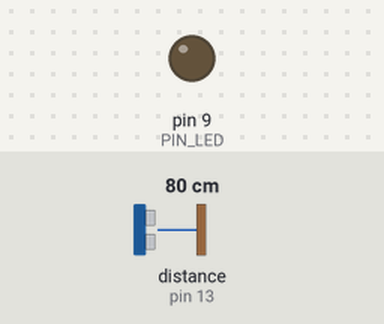
Bench run of a sketch on a simulated Arduino Uno, built with avr-gcc and run on an emulated ATmega328P. On the bench: output pins drawn as LEDs (lit = HIGH). Wiring (inferred from the names in the program): ultrasonic range finder: trigger pin 12; echo pin 13. The inputs (shaded band) are chosen by the test bench; at power-on: distance to the obstacle (sensor on pin 13) 80 cm. The echo pulse lasts 58.3 µs per cm; pins used as bus, display or sensor lines are not drawn; what the sketch prints to the serial monitor is not drawn.

Above: at 0.19 s.
Timing chart, 0 to 1.9 s (numbered marks = the images above):
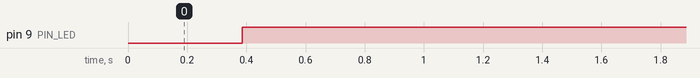

Measured:
- by itself, pin 9 (PIN_LED): LOW → HIGH at 0.39 s

The sketch:

09_example_1.ino
```cpp
// Arduino pin assignment
#define PIN_LED  9
#define PIN_TRIG 12
#define PIN_ECHO 13

// configurable parameters
#define SND_VEL 346.0     // sound velocity at 24 celsius degree (unit: m/sec)
#define INTERVAL 25       // sampling interval (unit: msec)
#define PULSE_DURATION 10 // ultra-sound Pulse Duration (unit: usec)
#define _DIST_MIN 100     // minimum distance to be measured (unit: mm)
#define _DIST_MAX 300     // maximum distance to be measured (unit: mm)

#define TIMEOUT ((INTERVAL / 2) * 1000.0) // maximum echo waiting time (unit: usec)
#define SCALE (0.001 * 0.5 * SND_VEL)     // coefficent to convert duration to distance

#define N_MEDIAN 30
#define _EMA_ALPHA 0.5

// global variables
unsigned long last_sampling_time;   // unit: msec
float dist_buffer[N_MEDIAN];
int buffer_index = 0;

float dist_ema=0;

void setup() {
  // initialize GPIO pins
  pinMode(PIN_LED,OUTPUT);
  pinMode(PIN_TRIG,OUTPUT);
  pinMode(PIN_ECHO,INPUT);
  digitalWrite(PIN_TRIG, LOW);

  // initialize serial port
  Serial.begin(57600);

  for (int i=0; i<N_MEDIAN; i++)
    dist_buffer[i] = _DIST_MAX;

  last_sampling_time = millis();
}

void loop() {
  float dist_raw, dist_median;

  // wait until next sampling time.
  // millis() returns the number of milliseconds since the program started.
  // will overflow after 50 days.
  if (millis() < last_sampling_time + INTERVAL)
    return;

  // get a distance reading from the USS
  dist_raw = USS_measure(PIN_TRIG,PIN_ECHO);

  dist_ema = _EMA_ALPHA * dist_raw + (1.0 - _EMA_ALPHA) * dist_ema;

  dist_buffer[buffer_index] = dist_raw;
  buffer_index = (buffer_index + 1) % N_MEDIAN;

  dist_median = getMedian(N_MEDIAN);

  // output the distance to the serial port
  Serial.print("Min:");   Serial.print(_DIST_MIN);
  Serial.print(",raw:"); Serial.print(dist_raw);
  Serial.print(",ema:");  Serial.print(dist_ema);
  Serial.print(",median:");  Serial.print(dist_median);
  Serial.print(",Max:");  Serial.print(_DIST_MAX);
  Serial.println("");

  // do something here
  if ((dist_median < _DIST_MIN) || (dist_median > _DIST_MAX))
    digitalWrite(PIN_LED, 1);       // LED OFF
  else
    digitalWrite(PIN_LED, 0);       // LED ON

  // update last sampling time
  last_sampling_time += INTERVAL;
}

// get a distance reading from USS. return value is in millimeter.
float USS_measure(int TRIG, int ECHO)
{
  digitalWrite(TRIG, HIGH);
  delayMicroseconds(PULSE_DURATION);
  digitalWrite(TRIG, LOW);

  return pulseIn(ECHO, HIGH, TIMEOUT) * SCALE; // unit: mm
}

float getMedian(int size){
  float temp[N_MEDIAN];
  for (int i=0; i<size; i++)temp[i] = dist_buffer[i];

  for (int i=0; i<size-1; i++)
    for (int j=i+1; j<size; j++)
      if (temp[i] > temp[j]){
        float t = temp[i]; temp[i]=temp[j]; temp[j]=t;
      }
  if (size % 2 ==1) return temp[size/2];
  else return 0.5 * (temp[size/2-1] + temp[size/2]);

}
```
